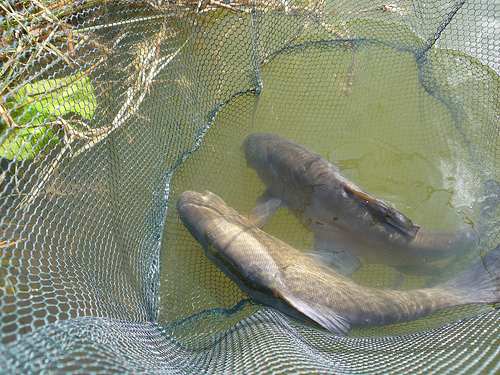
#> input picture SLAM/test1.JPEG, 500 x 375 px, found by its file name
$ python feature_correspondence.py
#> lines starting #> are read from the running program, lines starting #| are printed output that depends on the picture
import numpy as np
import cv2
from matplotlib import pyplot as plt

img1 = cv2.imread('SLAM/test1.jpeg',0)          # queryImage
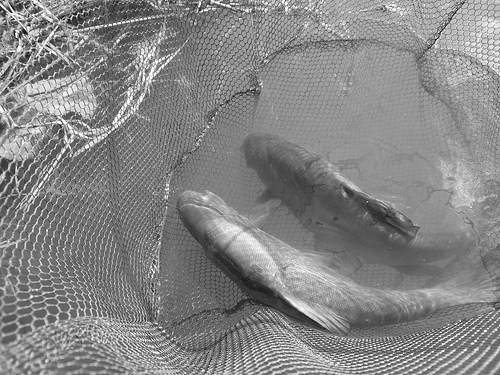
#> img1: shape (375, 500); min 0, max 255, mean 133.7
img2 = cv2.imread('SLAM/test1.jpeg',0)          # trainImage

# Initiate SIFT detector
sift = cv2.xfeatures2d.SIFT_create()

# find the keypoints and descriptors with SIFT
kp1, des1 = sift.detectAndCompute(img1,None)
#> kp1 = 1606 keypoints; strongest (x, y, size): (14, 32, 1.9), (31, 297, 2), (25, 32, 2.9), (203, 370, 1.8)
kp2, des2 = sift.detectAndCompute(img2,None)
#> kp2 has the same summary as kp1

# BFMatcher with default params
bf = cv2.BFMatcher()
matches = bf.knnMatch(des1,des2, k=2)
#> matches = 1606 matches

# Apply ratio test
good = []
for m,n in matches:
    if m.distance < 0.75*n.distance:
        good.append([m])
#> after the loop, good = 1606 matches

# cv2.drawMatchesKnn expects list of lists as matches.
img3 = cv2.drawMatchesKnn(img1,kp1,img2,kp2,good,None,flags=2)
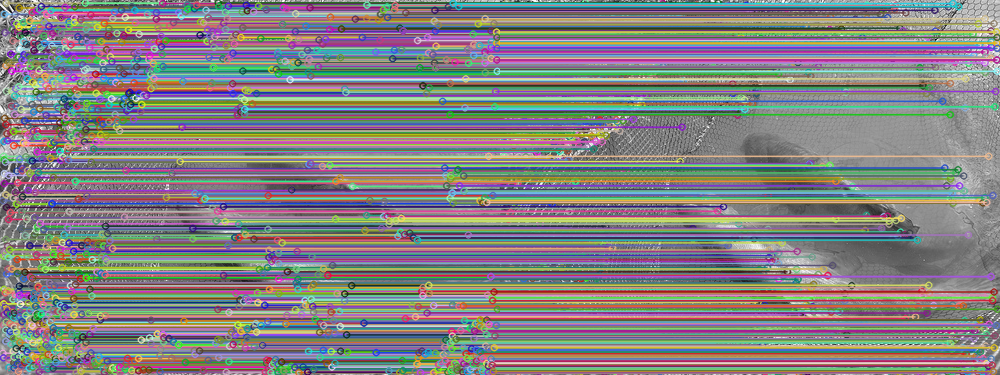
#> img3: shape (375, 1000, 3); mean of channels 0, 1, 2 129.2, 129.7, 131.7; drawn as B, G, R

plt.imshow(img3),plt.show()

print('done!')

$ run again, with SLAM/test13.jpeg copied over SLAM/test1.JPEG
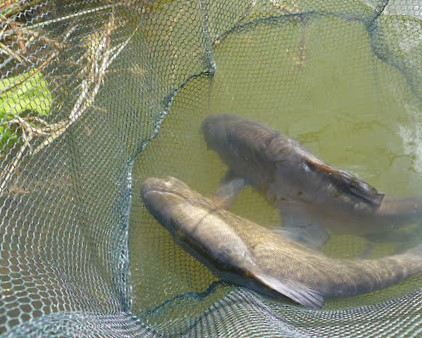
#> input picture SLAM/test13.jpeg, 422 x 338 px, found by its file name
#> `img1 = cv2.imread('SLAM/test1.jpeg',0)`:
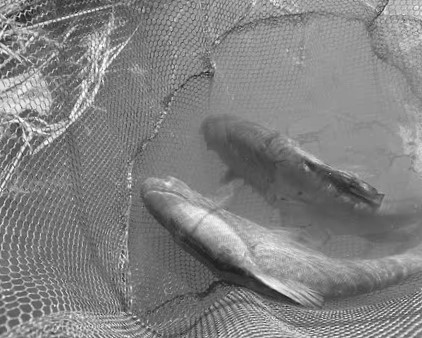
#> img1: shape (338, 422); min 25, max 255, mean 129.9
#> kp1 = 1157 keypoints; strongest (x, y, size): (59, 19, 1.9), (23, 148, 2.8), (68, 35, 2.2), (3, 297, 2.1)
#> kp2 has the same summary as kp1
#> matches = 1157 matches
#> `img3 = cv2.drawMatchesKnn(img1,kp1,img2,kp2,good,None,flags=2)`:
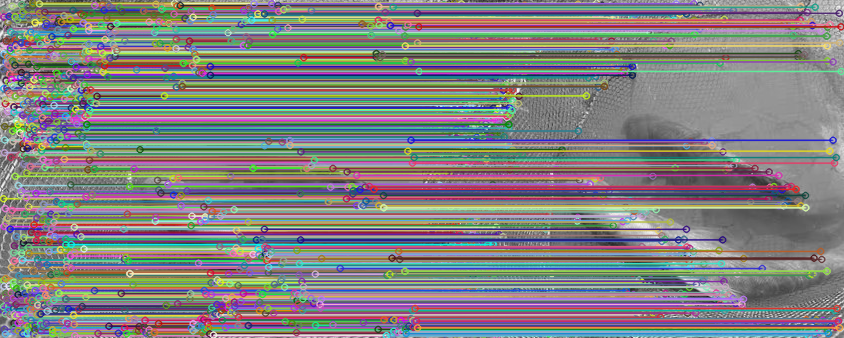
#> img3: shape (338, 844, 3); mean of channels 0, 1, 2 128.6, 128.9, 129.9; drawn as B, G, R
